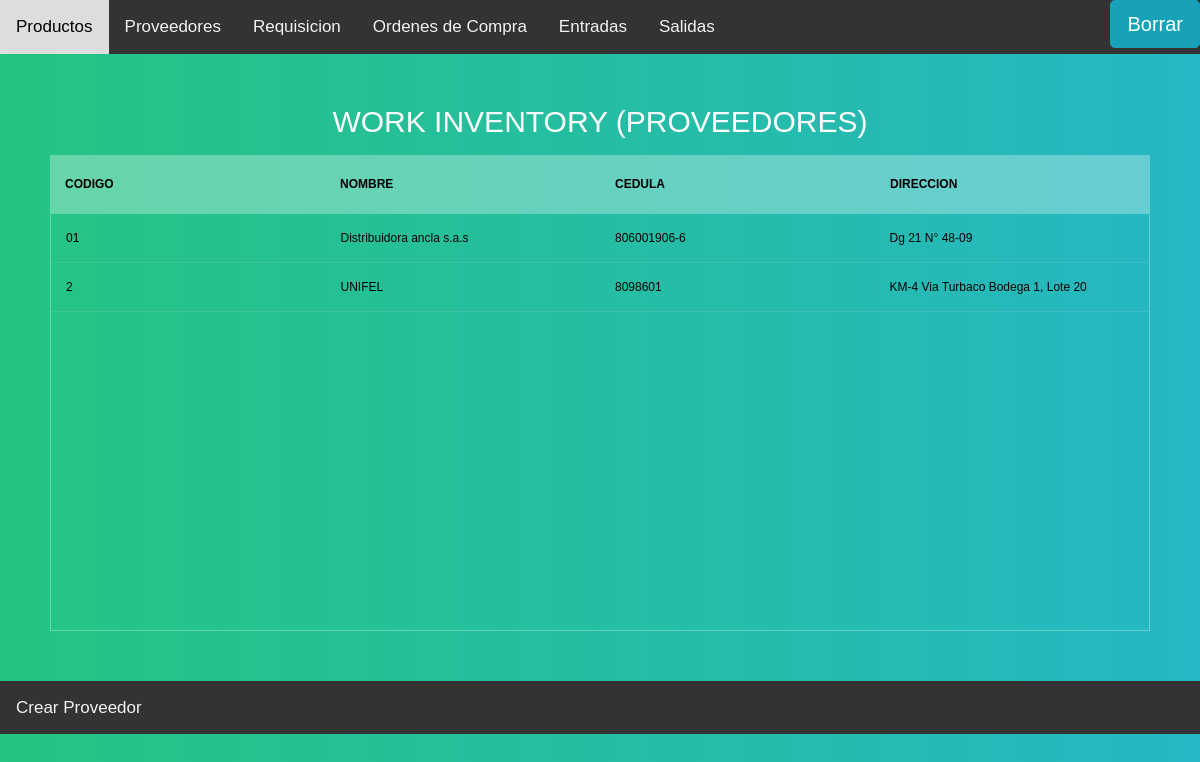
Page /Provider on the committed database.
### models.py (models this page shows)
class Provider(db.Model):
    __tablename__="Provider"
    Identifier = db.Column(db.String(100), primary_key=True)
    Name = db.Column(db.String(100))
    Ced = db.Column(db.String(100))
    Address = db.Column(db.String(100))
    Buy_Order= db.relationship('Buy_order', backref='Provider')
    Entrada = db.relationship('Tickets')

### app.py (the view, shortened to what this page needs)
@app.route('/Provider', methods=['GET','POST'])
def Provider_table():
    del_Pro = forms.Delete(request.form)
    Provider_data = {}
    for ID,Name,Ced,Address in  db.session.query(Provider.Identifier,Provider.Name,Provider.Ced,Provider.Address):
            Temp = {}
            Temp['ID'] = ID
            Temp['Name'] = Name
            Temp['Ced'] = Ced
            Temp['Address'] = Address
            Provider_data[ID] = Temp
    return render_template('Provider.html', Inventory = Provider_data, form=del_Pro )

### templates/Provider.html (shortened to what this page needs)
{% extends  'Header.html' %}
{% block search %}
  {% from "_macro.html" import render %}
    <div class="topnav-right">
    <button type="button"  class="btn btn-info btn-lg" data-toggle="modal" data-target="#myModal">Borrar</button>
  </div>
{% endblock %}
{% block content %}
    <section>
  <h1>Work inventory (PROVEEDORES)</h1>
  <div class="tbl-header">
    <table cellpadding="0" cellspacing="0" border="0">
      <thead>
        <tr>
          <tr >
            <th>Codigo</th>
            <th>Nombre</th>
            <th>Cedula</th>
            <th>Direccion</th>
        </tr>
      </thead>
    </table>
  </div>
  <div class="tbl-content">
    <table cellpadding="0" cellspacing="0" border="0">
      <tbody>
        {% for key in Inventory.keys() %}
          <tr>
            <td>{{Inventory[key]['ID']}}</td>
            <td>{{Inventory[key]['Name']}}</td>
            <td>{{Inventory[key]['Ced']}}</td>
            <td>{{Inventory[key]['Address']}}</td>
          </tr>
        {% endfor %}
      </tbody>
    </table>
  </div>
</section>
    {% endblock %}
  {% block footer %}
  <div class="topnav">
    <a href="http://127.0.0.1:8888/Create_Provider">Crear Proveedor</a>
    </div>
  {% endblock%}

### templates/Header.html (style rules this page uses)
h1 { font-size: 30px; color: #fff; text-transform: uppercase; font-weight: 300; text-align: center; margin-bottom: 15px; }
table { width:100%; table-layout: fixed; }
.tbl-header { background-color: rgba(255,255,255,0.3); }
.tbl-content { height: 418px; overflow-x:auto; margin-top: 0px; border: 1px solid rgba(255,255,255,0.3); }
th { padding: 20px 15px; text-align: left; font-weight: 600; font-size: 12px; color: #000000; text-transform: uppercase; }
td { padding: 15px; text-align: left; vertical-align:middle; font-weight: 500; font-size: 12px; color: #000000; border-bottom: solid 1px rgba(255,255,255,0.1); }
body { background: -webkit-linear-gradient(left, #25c481, #25b7c4); background: linear-gradient(to right, #25c481, #25b7c4); font-family: 'Roboto', sans-serif; }
section { margin: 50px; }
body { margin: 0; font-family: Arial, Helvetica, sans-serif; }
.topnav { overflow: hidden; background-color: #333; }
.topnav a { float: left; color: #f2f2f2; text-align: center; padding: 14px 16px; text-decoration: none; font-size: 17px; }
.topnav-right { float: right; }

### rows in the picture
Provider: Identifier "01", Name "Distribuidora ancla s.a.s", Ced "806001906-6", Address "Dg 21 N° 48-09"
Provider: Name "UNIFEL", Ced "8098601", Address "KM-4 Via Turbaco Bodega 1, Lote 20"

### other values in the picture
{{ Inventory[key]['ID'] }} "2"
